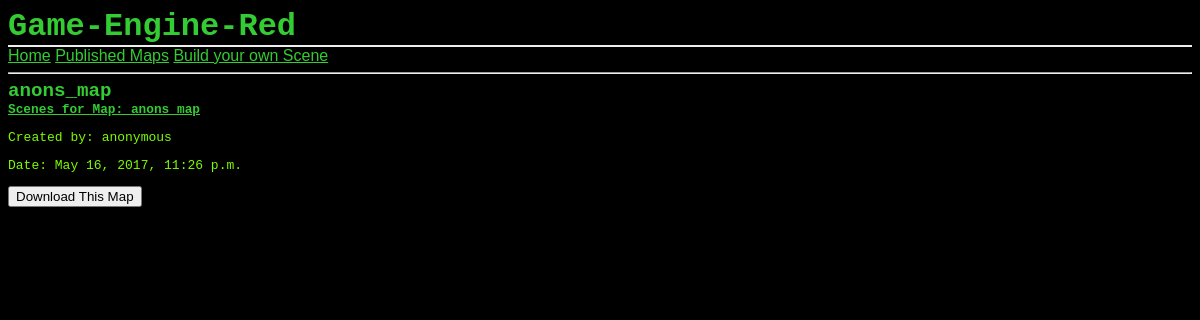
/scenebuilder/4/, run on the app's committed database.
### scenebuilder/models.py (models this page shows, shortened)
class Map(models.Model):
    map_name = models.CharField(max_length=32)
    map_date = models.DateTimeField('published on')
    map_author = models.CharField(max_length=32)
    map_path = models.CharField(max_length=32)

### scenebuilder/views.py (the view)
# urls.py: url(r'^(?P<pk>[0-9]+)/$', views.DetailView.as_view(), name='detail'),
class DetailView(generic.DetailView):
    model = Map
    template_name = 'scenebuilder/detail.html'
    def get_queryset(self):
        return Map.objects.filter(map_date__lte=timezone.now())

### scenebuilder/templates/scenebuilder/detail.html (shortened to what this page needs)
{% extends "scenebuilder/base.html" %}
{% block content %}
<h2>{{ map.map_name }}</h2>
<h3><a href="{% url 'scenebuilder:templates' map.id %}">Scenes for Map: {{ map.map_name }}</a></h3>
<p>Created by: {{ map.map_author }}</p>
<p>Date: {{ map.map_date }}</p>
<form action="{% url 'scenebuilder:download' map.id %}" method="post">
    <input type="submit" value="Download This Map" />
</form>
{% endblock %}

### scenebuilder/static/style.css (style rules this page uses)
a, h1, h2, h3 { color: #33cc33; }
h1, h2, h3 { font-family: monospace, serif; margin: 0; }
h2 { font-size: 1.2em; }
h3 { font-size: 0.8em; }
p, hr, q { font-family: monospace; color:#7cfc00; }

### data on the page
Map: map_name "anons_map", map_author "anonymous", map_date "May 16, 2017, 11:26 p.m."
